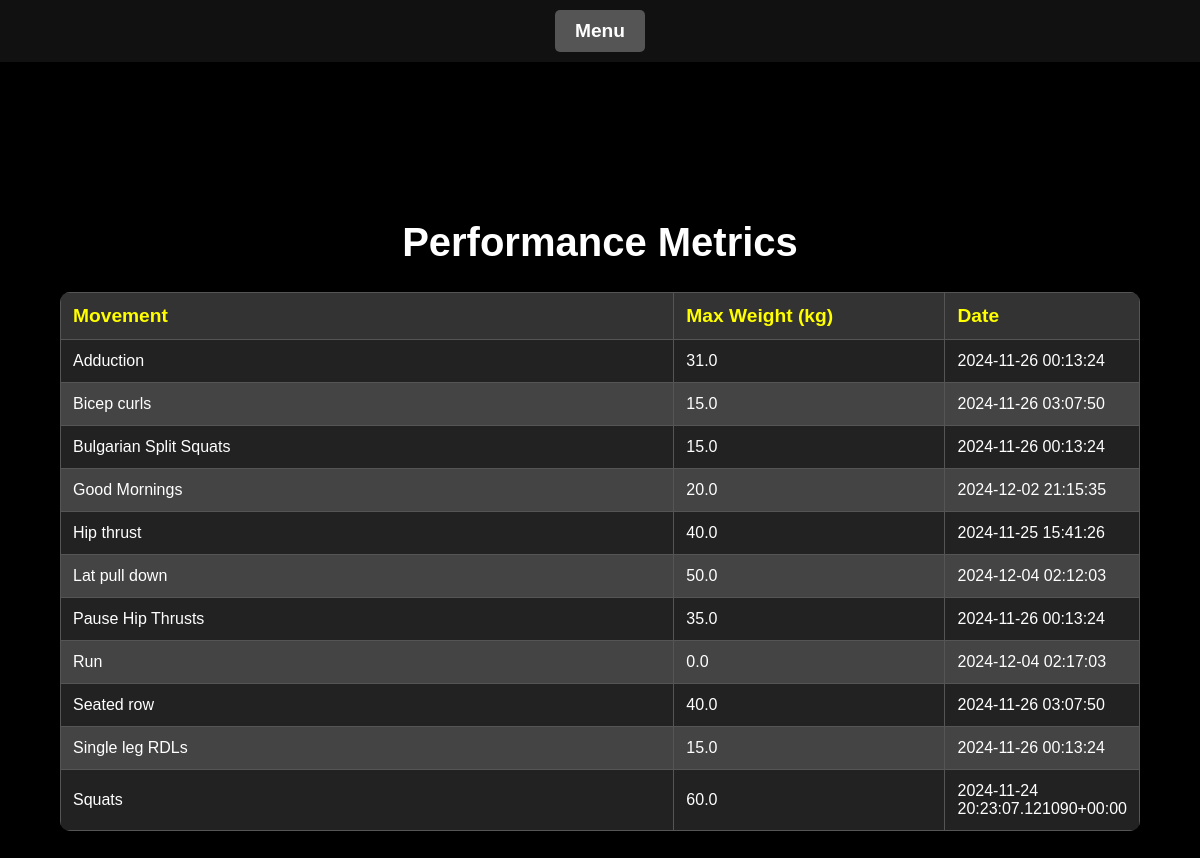
Screenshot of /performance with the database file from the repository.
### tables this page shows
CREATE TABLE workouts (
                    id INTEGER PRIMARY KEY AUTOINCREMENT,
                    movement TEXT NOT NULL,
                    sets INTEGER NOT NULL,
                    reps INTEGER NOT NULL,
                    weight REAL NOT NULL,
                    date TIMESTAMP DEFAULT CURRENT_TIMESTAMP
                , duration INTEGER, distance REAL, notes TEXT, workout_id INTEGER);

### app.py (the view)
@app.route('/performance')
def performance():
    try:
        conn = sqlite3.connect('gym.db', check_same_thread=False)
        c = conn.cursor()
        c.execute("""
            SELECT movement, MAX(weight), date
            FROM workouts
            WHERE weight IS NOT NULL
            GROUP BY movement
        """)
        performance_data = c.fetchall()
    finally:
        conn.close()
    return render_template('performance.html', performance=performance_data)

### templates/performance.html (shortened to what this page needs)
<!DOCTYPE html>
<html lang="en">
<head>
    <link rel="stylesheet" href="/static/css/style.css">
</head>
<body>
    <nav class="navbar">
        <div class="dropdown">
            <button class="dropbtn">Menu</button>
        </div>
    </nav>
    <div class="section">
        <h1>Performance Metrics</h1>
        <table class="log-table">
            <thead>
                <tr>
                    <th>Movement</th>
                    <th>Max Weight (kg)</th>
                    <th>Date</th>
                </tr>
            </thead>
            <tbody>
                {% for row in performance %}
                <tr>
                    <td>{{ row[0] }}</td>
                    <td>{{ row[1] }}</td>
                    <td>{{ row[2] }}</td>
                </tr>
                {% endfor %}
            </tbody>
        </table>
    </div>
</body>
</html>

### static/css/style.css (style rules this page uses)
body { margin: 0; padding: 0; font-family: Arial, Helvetica, sans-serif; background-color: #000; color: #fff; background-size: cover; background-position: center; }
.section { height: 100vh; display: flex; flex-direction: column; justify-content: center; align-items: center; background-color: #000; }
h1 { font-size: 2.5em; text-align: center; color: #fff; }
.navbar { background-color: #111; padding: 10px 0; text-align: center; position: sticky; top: 0; width: 100%; z-index: 1000; box-shadow: 0px 2px 5px rgba(0, 0, 0, 0.5); }
table { width: 90%; margin: 20px auto; border-collapse: collapse; background: #222; color: #fff; border-radius: 8px; overflow: hidden; }
table th, table td { padding: 12px; border: 1px solid #555; text-align: center; }
table th { background-color: #333; color: #FFFF00; }
table td { background-color: #222; }
table tr:nth-child(even) td { background-color: #444; }
.log-table { margin: 0 auto; width: 50%; border-collapse: collapse; background-color: #222; color: white; border-radius: 10px; overflow: hidden; }
.log-table th, .log-table td { padding: 12px; border: 1px solid #555; text-align: left; vertical-align: middle; }
.log-table th { background-color: #333; font-weight: bold; color: #FFFF00; width: 30%; }
.log-table td { width: 70%; }
.dropdown { position: relative; display: inline-block; text-align: center; }
.dropbtn { background-color: #555; color: white; font-size: 1.2em; font-weight: bold; padding: 10px 20px; border: none; border-radius: 5px; cursor: pointer; transition: background-color 0.3s ease; }
table th, table td { padding: 12px; border: 1px solid #555; text-align: center; font-family: inherit; }
table th { background-color: #333; color: #FFFF00; font-weight: bold; }
.log-table { margin: 0 auto; width: 90%; border-collapse: collapse; border-radius: 10px; overflow: hidden; }
.log-table th { background-color: #333; color: #FFFF00; font-size: 1.2em; }
.log-table td { background-color: #222; color: #fff; }
.section { padding-top: 50px; }

### rows the page displays
workouts: movement "Adduction", weight "31.0", date "2024-11-26 00:13:24"
workouts: movement "Bulgarian Split Squats", weight "15.0", date "2024-11-26 00:13:24"
workouts: movement "Good Mornings", weight "20.0", date "2024-12-02 21:15:35"
workouts: movement "Hip thrust", weight "40.0", date "2024-11-25 15:41:26"
workouts: movement "Lat pull down", weight "50.0", date "2024-12-04 02:12:03"
workouts: movement "Pause Hip Thrusts", weight "35.0", date "2024-11-26 00:13:24"
workouts: movement "Run", weight "0.0", date "2024-12-04 02:17:03"
workouts: movement "Seated row", weight "40.0", date "2024-11-26 03:07:50"
workouts: movement "Single leg RDLs", weight "15.0", date "2024-11-26 00:13:24"
workouts: movement "Squats", weight "60.0", date "2024-11-24 20:23:07.121090+00:00"

### other values shown
{{ row[0] }} "Bicep curls"
{{ row[1] }} "15.0"
{{ row[2] }} "2024-11-26 03:07:50"
